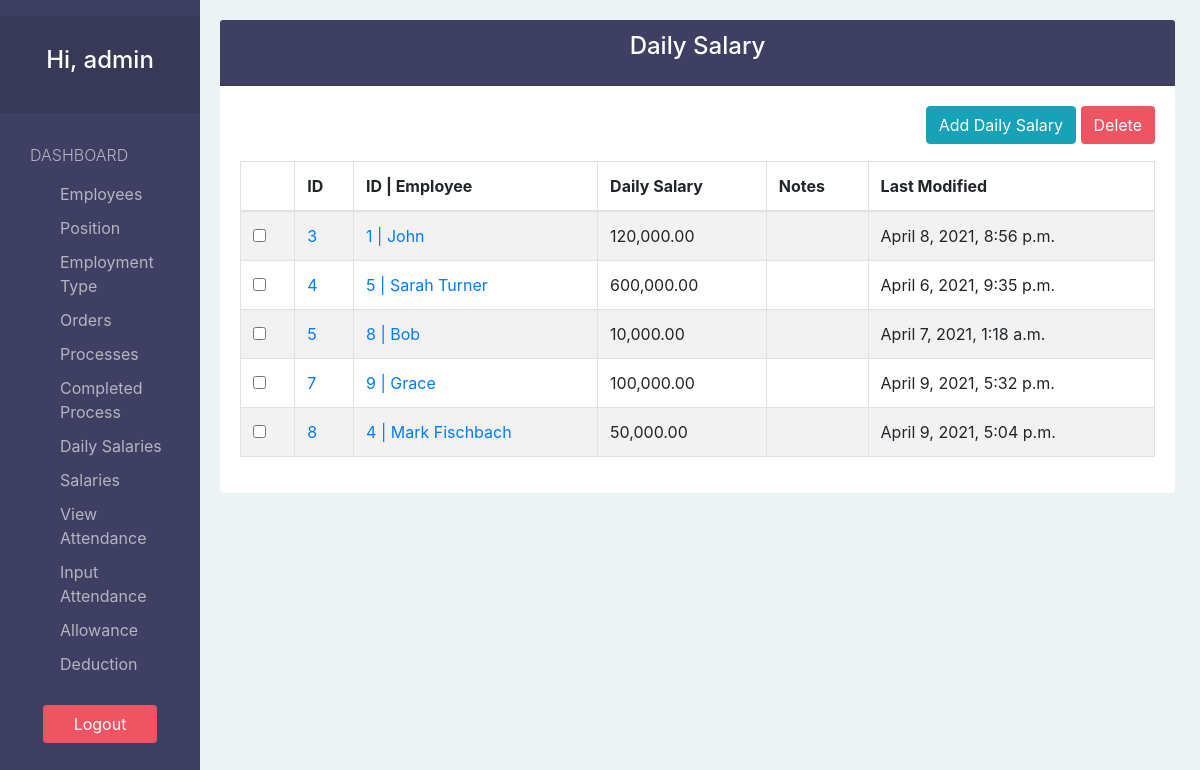
The app's page /dailySalary/ (signed in) with its own data.
### payrollApp/models.py (models this page shows)
class DailySalary(models.Model):
  employeeID    = models.OneToOneField('Employee', on_delete=models.CASCADE, unique=True)
  dailySalary   = models.DecimalField(decimal_places=2, max_digits=100, validators=[MinValueValidator(0, message="Daily salary can't be smaller than 0")])
  notes         = models.TextField(blank=True, null=True)
  lastModified  = models.DateTimeField(auto_now=True)

class Employee(models.Model):
  firstName      = models.CharField(max_length=30)
  lastName       = models.CharField(max_length=30, blank=True, null=True)
  phoneNumber    = models.CharField(max_length=15, blank=True, null=True)
  email          = models.CharField(max_length=100, blank=True, null=True)
  address        = models.CharField(max_length=200, blank=True, null=True)
  positionID     = models.ForeignKey('Position', default=None, null=True, on_delete=models.SET_DEFAULT, blank=True)
  employmentTypeID = models.ForeignKey('EmploymentType', default=None, null=True, on_delete=models.SET_DEFAULT, blank=True)
  hireDate       = models.DateTimeField(auto_now_add=True)
  terminationDate= models.DateTimeField(blank=True, null=True)
  notes          = models.TextField(blank=True, null=True)
  def __str__(self):
    if self.lastName:
      return str(self.id)+" | "+self.firstName.capitalize()+" "+self.lastName.capitalize()
    else:
      return str(self.id)+" | "+self.firstName.capitalize()

### payrollApp/views.py (the view)
# urls.py: path('dailySalary/', views.dailySalary_view, name="dailySalary"),
@login_required(login_url='login')
def dailySalary_view(request):
  dailySalaries = DailySalary.objects.all()
  flag   = True
  if not dailySalaries:
    flag=False
  context = {
    'dailySalaries':dailySalaries,
    'flags':flag
  }
  return render(request, 'salary/dailySalary.html', context)

### payrollApp/templatetags/customtags.py (called while the page is built)
@register.filter(name='getID')
def getID(value):
  if value != str('None'):
    return int(value.split("|")[0])
  else:
    return 'None'

### payrollApp/templates/salary/dailySalary.html
{% extends 'view_base.html' %}
{% load customtags %}
{% load humanize %}
{% block viewTitle %}Daily Salary{% endblock %}
{% block addBtn %}
<a href="{% url 'create-dailySalary' %}" class="btn btn-info">Add Daily Salary</a>
{% endblock %}
{% block columns %}
  {% if flags %}
  {% block form %}
    <form action="{% url 'delete-dailySalary'%}?next={{ request.path }}" method="POST">{% csrf_token %}
  {% endblock %}
    <th></th>
    <th>ID</th>
    <th>ID | Employee</th>
    <th>Daily Salary</th>
    <th>Notes</th>
    <th>Last Modified</th>
  {% endif %}
{% endblock %}
{% block tbodyContent %}
  {% if not flags %}
  <h3>No Salary Record</h3>
  {% else %}
    {% for dailySalary  in dailySalaries %}
      <tr>
        <td><input type="checkbox" name="selected" value="{{ dailySalary.id }}" id="enableDeleteBtn"></td>
        <td><a href="{% url 'edit-dailySalary' dailySalary.id %}">{{ dailySalary.id }}</a></td>
        <td><a href="{% url 'edit-employee' dailySalary.employeeID|escape|getID %}?next={{ request.path }}">{{ dailySalary.employeeID }}</a></td>
        <td>{{ dailySalary.dailySalary|intcomma }}</td>
        <td>{{ dailySalary.notes|slice:"0:37" }}{% if dailySalary.notes|length > 37 %}...{% endif %}</td>
        <td>{{ dailySalary.lastModified }}</td>
      </tr>
    {% endfor %}
  {% endif %}
{% endblock %}

### payrollApp/templates/sidebar.html (shortened to what this page needs)
{% url 'employee' as employee_url %}
{% url 'position' as position_url %}
{% url 'employmentType' as employmentType_url %}
{% url 'order' as order_url %}
{% url 'process' as process_url %}
{% url 'completedProcess' as completedProcess_url %}
{% url 'dailySalary' as dailySalary_url %}
{% url 'inputDate-salary' as inputDateSalary_url %}
{% url 'inputDate-attendance' as inputDateAttendance_url %}
{% url 'attendance' as attendance_url %}
  <div>
    <nav class="navbar navbar-dark navbar-expand-sm">
    </nav>
    <div class="collapse" id="navbarToggleExternalContent">
      <div class="navbar-nav">
        <div class="text-center text-white sidebarHeader">
          <h4>Hi, {{ request.user.username }}</h4>
        </div>
        <div class="list-group">
          <span class="text-uppercase">Dashboard</span>
          <a href="{% url 'employee' %}" class="list-group-item {% if request.path == employee_url %}  active {% endif %}">Employees</a>
          <a href="{% url 'position' %}" class="list-group-item {% if request.path == position_url %} active {% endif %}">Position</a>
          <a href="{% url 'employmentType' %}" class="list-group-item {% if request.path == employmentType_url %} active {% endif %}">Employment Type</a>
          <a href="{% url 'order' %}"
            class="list-group-item {% if request.path == order_url %} active {% endif %}">Orders
          </a>
          <a href="{% url 'process' %}" class="list-group-item {% if request.path == process_url %} active {% endif %}">Processes</a>
          <a href="{% url 'completedProcess' %}" class="list-group-item {% if request.path == completedProcess_url %} active {% endif %}">Completed Process</a>
          <a href="{% url 'dailySalary' %}" class="list-group-item {% if request.path == dailySalary_url %} active {% endif %}">Daily Salaries</a>
          <a href="{% url 'inputDate-salary' %}" class="list-group-item {% if request.path == inputDateSalary_url %} active {% endif %}">Salaries</a>
          <a href="{% url 'attendance' %}" class="list-group-item {% if request.path == attendance_url %} active {% endif %}">View Attendance</a>
          <a href="{% url 'inputDate-attendance' %}" class="list-group-item {% if request.path == inputDateAttendance_url %} active {% endif %}">Input Attendance</a>
          <a href="{% url 'allowance' %}" class="list-group-item {% if request.path == allowance_url %} active {% endif %}">Allowance</a>
          <a href="{% url 'deduction' %}" class="list-group-item {% if request.path == deduction_url %} active {% endif %}">Deduction</a>
        </div>
        <div class="text-center m-4">
          <a href="{% url 'logout' %}" class="btn btn-pink">Logout</a>
        </div>
      </div>
    </div>
  </div>

### payrollApp/static/css/style.css (style rules this page uses)
body { padding-top: 20px; background-color: #EDF2F5; overflow: auto; }
.text-white { color:white; }
.btn-pink { color: white; background-color: #EE5462; }
.sidebarHeader { padding: 30px 10px; font-weight: bold; font-size: 15px; background-color: #383957; }
.sidebar .list-group { padding: 0; background-color: #3F3F63; }
.sidebar .list-group > span { color: #B6B4C1; display: block; margin-top: 20px; padding: 10px 30px; font-size: 16px; font-weight: 300; }
.sidebar .list-group .list-group-item, .sidebar .list-group .list-group-item:focus { background-color: #3F3F63; color: #B6B4C1; border: 0; padding-left: 60px; padding-right: 30px; padding-top: 5px; padding-bottom: 5px; }
.sidebar > div:last-child .btn { width: 75%; }
.table > thead > tr > th, .table > thead > tr >td { vertical-align: middle; }
@media only screen and (min-width: 576px) { .collapse:not(.show) { display: block !important; } }

### records on screen
DailySalary: id "3", employeeID "1 | John", dailySalary "120,000.00", lastModified "April 8, 2021, 8:56 p.m."
DailySalary: id "4", employeeID "5 | Sarah Turner", dailySalary "600,000.00", lastModified "April 6, 2021, 9:35 p.m."
DailySalary: id "5", employeeID "8 | Bob", dailySalary "10,000.00", lastModified "April 7, 2021, 1:18 a.m."
DailySalary: id "7", employeeID "9 | Grace", dailySalary "100,000.00", lastModified "April 9, 2021, 5:32 p.m."
DailySalary: id "8", employeeID "4 | Mark Fischbach", dailySalary "50,000.00", lastModified "April 9, 2021, 5:04 p.m."

### other values on screen
{{ request.user.username }} "admin"
